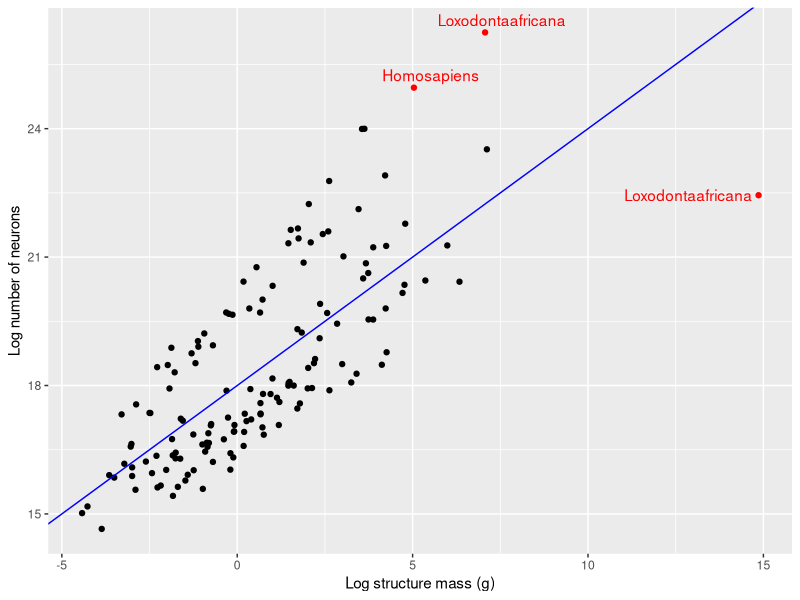
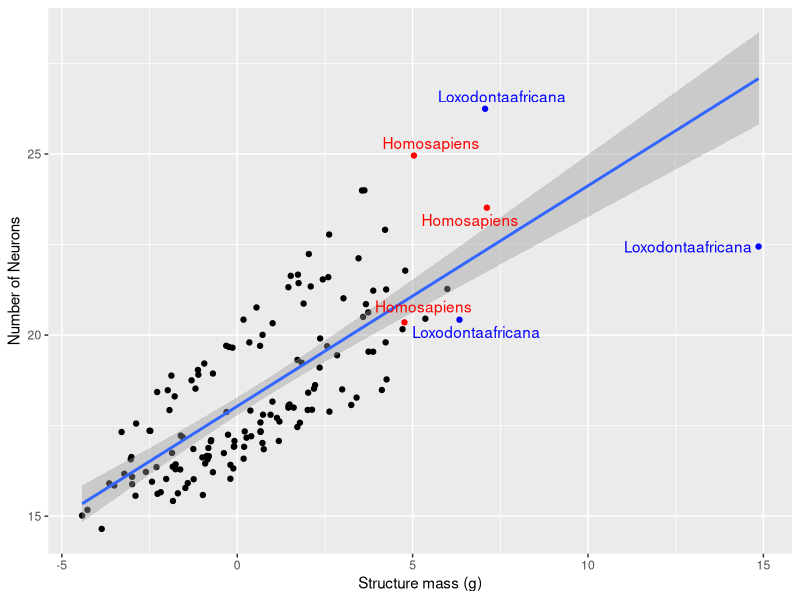
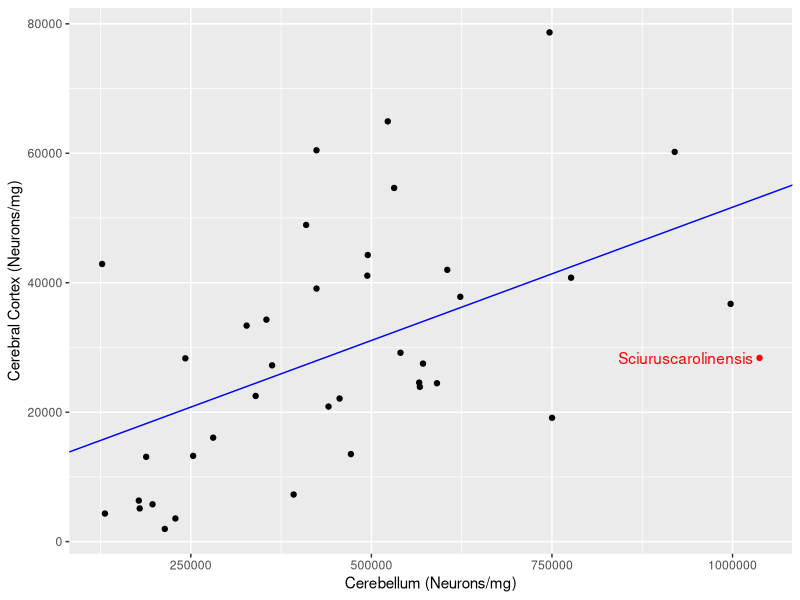
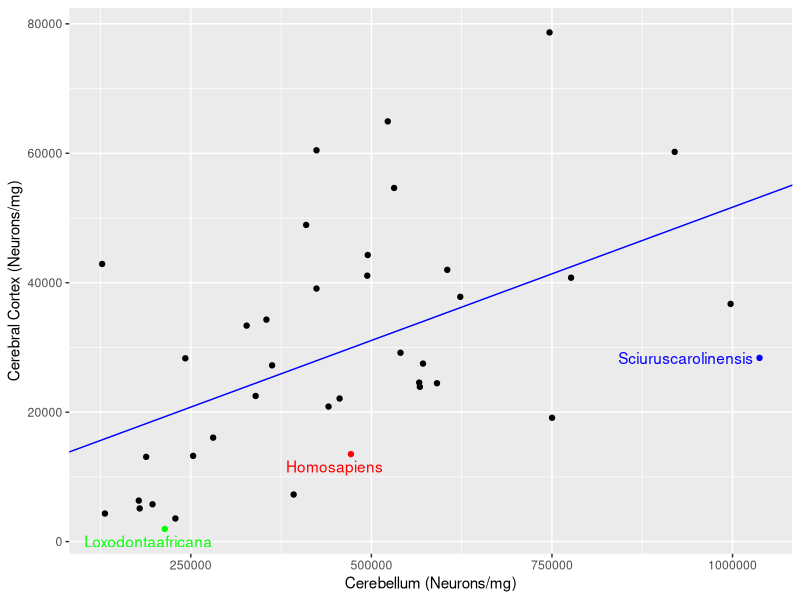
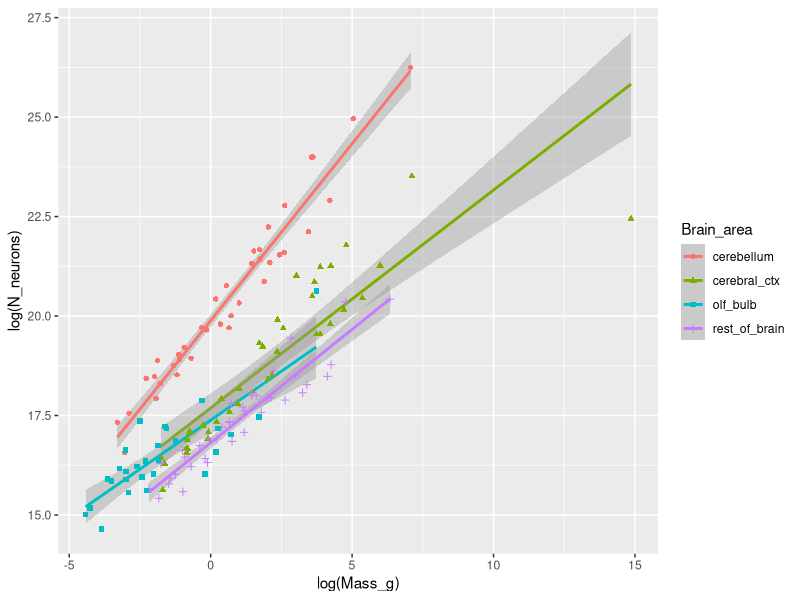

Write the R code that produced these figures, in order.
## ---- chunk 1
knitr::opts_chunk$set(echo = TRUE)
library(ggplot2)
library(magrittr)
library(gdata)
library(ggrepel)
library(dplyr)
## ---- chunk 2
#load data

hh <- read.csv("../data/cleaned/herculano-houtzel-all.csv")

#Separating different brain areas

cerebellum_dat <- hh[which(hh$Brain_area == 'cerebellum'),]
cerebral_ctx_dat <- hh[which(hh$Brain_area == 'cerebral_ctx'), ]
olf_bulb_dat <- hh[which(hh$Brain_area == 'olf_bulb'), ]
whole_brain_dat <- hh[which(hh$Brain_area == 'whole_brain'), ]
rest_of_brain_dat <- hh[which(hh$Brain_area == 'rest_of_brain'), ]

## ---- chunk 3

#define reg_func for abline

reg_func <- lm(log(N_neurons) ~ log(Mass_g), data = hh)
coeff = coefficients(reg_func)
slp = round(coeff[2],1)
inp = round(coeff[1],1)

#equation of the regression line

eq = paste0("y = ", slp, "*x + ", inp)
## ---- chunk 4

#define x and y axis variables

wt <- log(hh$Mass_g)
neur <- log(hh$N_neurons)

#Define the upper and lower limit of outliers for x- and y-axes

##Defining Q1, Q3, upperlimit, and lowerlimit of x-axis (Mass(g))

Quart_for_wt <- quantile(wt)

Q3_for_wt <- Quart_for_wt[4]
Q1_for_wt <- Quart_for_wt[2]

upperlimit_for_wt <- Q3_for_wt + 1.5*IQR(wt)
lowerlimit_for_wt <- Q1_for_wt - 1.5*IQR(wt)

#Defining Q1, Q3, upperlimit, and lowerlimit of x-axis (Mass(g))

Quart_for_neur <- quantile(neur)

Q3_for_neur <- Quart_for_neur[4]
Q1_for_neur <- Quart_for_neur[2]

upperlimit_for_neur <- Q3_for_neur + 1.5*IQR(neur)
lowerlimit_for_neur <- Q1_for_neur - 1.5*IQR(neur)

#Plot the data with outliers

hh %>%
    ggplot() +
    aes(x = wt, y = neur) +
    labs(x = "Log structure mass (g)", y = "Log number of neurons") +
    geom_point(col = ifelse((wt > upperlimit_for_wt | 
                               neur > upperlimit_for_neur | 
                               wt < lowerlimit_for_wt | 
                               neur < lowerlimit_for_neur), "red", "black")) +
    geom_abline(intercept = inp, slope = slp, color = "blue", size = 0.5) +
    geom_text_repel(aes(label = ifelse((wt > upperlimit_for_wt | 
                                          neur> upperlimit_for_neur | 
                                          wt < lowerlimit_for_wt | 
                                          neur < lowerlimit_for_neur), 
                                       paste0(Species), "")), col = "red")
## ---- chunk 5

centerText(eq)

## ---- chunk 6
#plot same data with 'homosapiens' and 'loxodontaafricans' labelled

hh %>%
    ggplot() +
    aes(x = wt, y = neur) +
    labs(x = "Structure mass (g)", y = "Number of Neurons") +
    geom_point(col = ifelse(hh$Species == "Homosapiens", "red",
                            (ifelse(hh$Species == "Loxodontaafricana", "blue", "black")))) +
    #geom_abline(intercept = inp, slope = slp, color = "blue", size = 0.5) +
    geom_smooth(method="lm") +
    geom_text_repel(aes(label = ifelse(hh$Species == "Homosapiens", paste0(Species),
                                (ifelse(hh$Species == "Loxodontaafricana", paste0(Species), "")))),
                                      col = ifelse(hh$Species == "Homosapiens", "red",
                                            (ifelse(hh$Species == "Loxodontaafricana", "blue", "black"))))

## ---- chunk 7

#define a new dataset for this plot

cerebellum_neurons_permg <- data.frame(cerebellum_dat$Species, cerebellum_dat$Neurons_per_mg)
cerebral_ctx_neurons_permg <- data.frame(cerebral_ctx_dat$Species, cerebral_ctx_dat$Neurons_per_mg)
cerebellum_neurons_permg <- cerebellum_neurons_permg[-15, ]

Neurons_per_mg_of_two <- data.frame(cerebral_ctx_neurons_permg, cerebellum_neurons_permg$cerebellum_dat.Neurons_per_mg)
names(Neurons_per_mg_of_two) <- c("Species", "cerebral_ctx1", "cerebellum1")

#Creating slope and intercept

reg_func1 <- lm(cerebral_ctx1 ~ cerebellum1, data = Neurons_per_mg_of_two)
coeff1 = coefficients(reg_func1)
slp1 = coeff1[2]
inp1 = coeff1[1]

#Define the upper and lower limit of outliers for x- and y-axes

##Defining Q1, Q3, upperlimit, and lowerlimit of x-axis (cerebellum)

Quart_for_cerebellum1 <- quantile(Neurons_per_mg_of_two$cerebellum1)

Q3_for_cerebellum1 <- Quart_for_cerebellum1[4]
Q1_for_cerebellum1 <- Quart_for_cerebellum1[2]

upperlimit_for_cerebellum1 <- Q3_for_cerebellum1 + 1.5*IQR(Neurons_per_mg_of_two$cerebellum1)
lowerlimit_for_cerebellum1 <- Q1_for_cerebellum1 - 1.5*IQR(Neurons_per_mg_of_two$cerebellum1)

#Defining Q1, Q3, upperlimit, and lowerlimit of x-axis (cerebral cortex)

Quart_for_cerebral_ctx1 <- quantile(Neurons_per_mg_of_two$cerebral_ctx1)

Q3_for_cerebral_ctx1 <- Quart_for_cerebral_ctx1[4]
Q1_for_cerebral_ctx1 <- Quart_for_cerebral_ctx1[2]

upperlimit_for_cerebral_ctx1 <- Q3_for_cerebral_ctx1 + 1.5*IQR(Neurons_per_mg_of_two$cerebral_ctx1)
lowerlimit_for_cerebral_ctx1 <- Q1_for_cerebral_ctx1 - 1.5*IQR(Neurons_per_mg_of_two$cerebral_ctx1)

#Plot the data with outliers

Neurons_per_mg_of_two %>%
    ggplot() +
    aes(x = Neurons_per_mg_of_two$cerebellum1, y = Neurons_per_mg_of_two$cerebral_ctx1) +
    labs(x = "Cerebellum (Neurons/mg)", y = "Cerebral Cortex (Neurons/mg)") +
    geom_point(col = ifelse((Neurons_per_mg_of_two$cerebellum1 > upperlimit_for_cerebellum1 |
                            Neurons_per_mg_of_two$cerebral_ctx1> upperlimit_for_cerebral_ctx1),
                            "red", "black")) +
    geom_abline(intercept = inp1, slope = slp1, color = "blue", size = 0.5) +
    geom_text_repel(aes(label = ifelse((Neurons_per_mg_of_two$cerebellum1 > upperlimit_for_cerebellum1 |
                                        Neurons_per_mg_of_two$cerebral_ctx1 > upperlimit_for_cerebral_ctx1 |
                                        Neurons_per_mg_of_two$cerebellum1 < lowerlimit_for_cerebellum1 |
                                        Neurons_per_mg_of_two$cerebral_ctx1 < lowerlimit_for_cerebral_ctx1),
                                        paste0(Species), "")), col = "red")

## ---- chunk 8

#plot same data with only 'homosapiens', 'loxodontaafricans', and 'Sciuruscarolinensis' labelled

Neurons_per_mg_of_two %>%
    ggplot() +
    aes(x = Neurons_per_mg_of_two$cerebellum1, y = Neurons_per_mg_of_two$cerebral_ctx1) +
    labs(x = "Cerebellum (Neurons/mg)", y = "Cerebral Cortex (Neurons/mg)") +
    geom_point(col = ifelse(Neurons_per_mg_of_two$Species == "Homosapiens", "red",
                            (ifelse(Neurons_per_mg_of_two$Species == "Sciuruscarolinensis", "blue",
                            (ifelse(Neurons_per_mg_of_two$Species == "Loxodontaafricana", "green", "black")))))) +
    geom_abline(intercept = inp1, slope = slp1, color = "blue", size = 0.5) +
    geom_text_repel(aes(label = ifelse(Neurons_per_mg_of_two$Species == "Homosapiens", paste0(Species),
                                (ifelse(Neurons_per_mg_of_two$Species == "Sciuruscarolinensis", paste0(Species),
                                (ifelse(Neurons_per_mg_of_two$Species == "Loxodontaafricana", paste0(Species), "")))))),
                                  col = ifelse(Neurons_per_mg_of_two$Species == "Homosapiens", "red",
                                        (ifelse(Neurons_per_mg_of_two$Species == "Sciuruscarolinensis", "blue",
                                        (ifelse(Neurons_per_mg_of_two$Species == "Loxodontaafricana", "green", "black"))))))

## ---- chunk 9
# Plot with diff shape, color for brain areas
# Worked on in lab meeting 2017-10-19
hh %>%
  select(Species, Mass_g, N_neurons, Brain_area) %>%
  group_by(Species) %>% 
  mutate(Whole_brain_g = sum(Mass_g), Whole_brain_n = sum(N_neurons)) %>%
  ggplot() +
  aes(x=log(Mass_g), y=log(N_neurons), shape=Brain_area, color=Brain_area) +
  geom_smooth(method = "lm") +
  geom_point()
